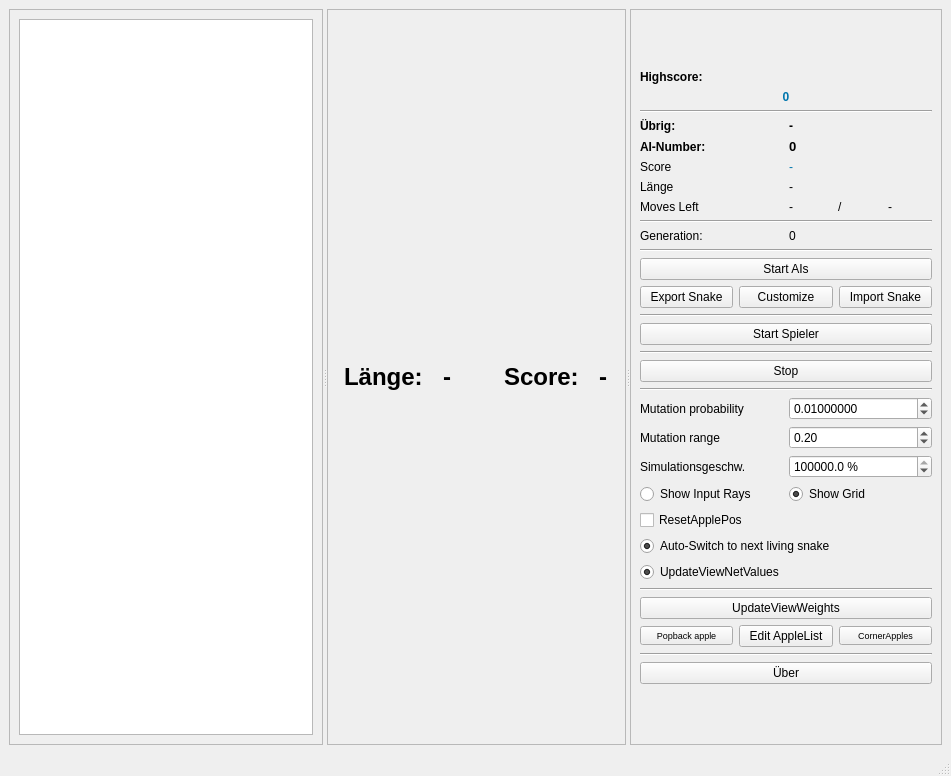
<?xml version="1.0" encoding="UTF-8"?>
<ui version="4.0">
 <class>MainWindow</class>
 <widget class="QMainWindow" name="MainWindow">
  <property name="geometry">
   <rect>
    <x>0</x>
    <y>0</y>
    <width>951</width>
    <height>776</height>
   </rect>
  </property>
  <property name="windowTitle">
   <string>SnakeIO</string>
  </property>
  <property name="windowIcon">
   <iconset resource="resources.qrc">
    <normaloff>:/1200x600wa.png</normaloff>:/1200x600wa.png</iconset>
  </property>
  <widget class="QWidget" name="centralwidget">
   <layout class="QGridLayout" name="gridLayout_2">
    <item row="0" column="0">
     <widget class="QSplitter" name="splitter">
      <property name="orientation">
       <enum>Qt::Horizontal</enum>
      </property>
      <widget class="QScrollArea" name="scrollArea">
       <property name="sizePolicy">
        <sizepolicy hsizetype="Preferred" vsizetype="Expanding">
         <horstretch>0</horstretch>
         <verstretch>0</verstretch>
        </sizepolicy>
       </property>
       <property name="widgetResizable">
        <bool>true</bool>
       </property>
       <widget class="QWidget" name="scrollAreaWidgetContents">
        <property name="geometry">
         <rect>
          <x>0</x>
          <y>0</y>
          <width>306</width>
          <height>734</height>
         </rect>
        </property>
        <layout class="QHBoxLayout" name="horizontalLayout_2">
         <item>
          <widget class="QGraphicsView" name="graphicsView_ViewNet">
           <property name="sizePolicy">
            <sizepolicy hsizetype="Preferred" vsizetype="Preferred">
             <horstretch>0</horstretch>
             <verstretch>0</verstretch>
            </sizepolicy>
           </property>
           <property name="minimumSize">
            <size>
             <width>0</width>
             <height>0</height>
            </size>
           </property>
          </widget>
         </item>
        </layout>
       </widget>
      </widget>
      <widget class="QScrollArea" name="scrollArea_2">
       <property name="sizePolicy">
        <sizepolicy hsizetype="Preferred" vsizetype="Expanding">
         <horstretch>0</horstretch>
         <verstretch>0</verstretch>
        </sizepolicy>
       </property>
       <property name="widgetResizable">
        <bool>true</bool>
       </property>
       <widget class="QWidget" name="scrollAreaWidgetContents_2">
        <property name="geometry">
         <rect>
          <x>0</x>
          <y>0</y>
          <width>307</width>
          <height>734</height>
         </rect>
        </property>
        <property name="sizePolicy">
         <sizepolicy hsizetype="Expanding" vsizetype="Expanding">
          <horstretch>0</horstretch>
          <verstretch>0</verstretch>
         </sizepolicy>
        </property>
        <layout class="QVBoxLayout" name="verticalLayout">
         <property name="sizeConstraint">
          <enum>QLayout::SetDefaultConstraint</enum>
         </property>
         <item>
          <layout class="QHBoxLayout" name="horizontalLayout_3">
           <property name="sizeConstraint">
            <enum>QLayout::SetDefaultConstraint</enum>
           </property>
           <item>
            <spacer name="horizontalSpacer_2">
             <property name="orientation">
              <enum>Qt::Horizontal</enum>
             </property>
             <property name="sizeType">
              <enum>QSizePolicy::Preferred</enum>
             </property>
             <property name="sizeHint" stdset="0">
              <size>
               <width>0</width>
               <height>20</height>
              </size>
             </property>
            </spacer>
           </item>
           <item>
            <widget class="QLabel" name="label_12">
             <property name="sizePolicy">
              <sizepolicy hsizetype="Fixed" vsizetype="Fixed">
               <horstretch>0</horstretch>
               <verstretch>0</verstretch>
              </sizepolicy>
             </property>
             <property name="font">
              <font>
               <pointsize>18</pointsize>
               <bold>true</bold>
              </font>
             </property>
             <property name="text">
              <string>Länge: </string>
             </property>
            </widget>
           </item>
           <item>
            <widget class="QLabel" name="label_length">
             <property name="sizePolicy">
              <sizepolicy hsizetype="Maximum" vsizetype="Fixed">
               <horstretch>0</horstretch>
               <verstretch>0</verstretch>
              </sizepolicy>
             </property>
             <property name="font">
              <font>
               <pointsize>18</pointsize>
               <bold>true</bold>
              </font>
             </property>
             <property name="text">
              <string>-</string>
             </property>
            </widget>
           </item>
           <item>
            <spacer name="horizontalSpacer">
             <property name="orientation">
              <enum>Qt::Horizontal</enum>
             </property>
             <property name="sizeType">
              <enum>QSizePolicy::Fixed</enum>
             </property>
             <property name="sizeHint" stdset="0">
              <size>
               <width>40</width>
               <height>20</height>
              </size>
             </property>
            </spacer>
           </item>
           <item>
            <widget class="QLabel" name="label_11">
             <property name="sizePolicy">
              <sizepolicy hsizetype="Fixed" vsizetype="Fixed">
               <horstretch>0</horstretch>
               <verstretch>0</verstretch>
              </sizepolicy>
             </property>
             <property name="font">
              <font>
               <pointsize>18</pointsize>
               <bold>true</bold>
              </font>
             </property>
             <property name="text">
              <string>Score: </string>
             </property>
            </widget>
           </item>
           <item>
            <widget class="QLabel" name="label_score">
             <property name="sizePolicy">
              <sizepolicy hsizetype="Maximum" vsizetype="Fixed">
               <horstretch>0</horstretch>
               <verstretch>0</verstretch>
              </sizepolicy>
             </property>
             <property name="font">
              <font>
               <pointsize>18</pointsize>
               <bold>true</bold>
              </font>
             </property>
             <property name="text">
              <string>-</string>
             </property>
            </widget>
           </item>
           <item>
            <spacer name="horizontalSpacer_3">
             <property name="orientation">
              <enum>Qt::Horizontal</enum>
             </property>
             <property name="sizeType">
              <enum>QSizePolicy::Preferred</enum>
             </property>
             <property name="sizeHint" stdset="0">
              <size>
               <width>0</width>
               <height>20</height>
              </size>
             </property>
            </spacer>
           </item>
          </layout>
         </item>
        </layout>
       </widget>
      </widget>
      <widget class="QScrollArea" name="scrollArea_3">
       <property name="sizePolicy">
        <sizepolicy hsizetype="Preferred" vsizetype="Expanding">
         <horstretch>0</horstretch>
         <verstretch>0</verstretch>
        </sizepolicy>
       </property>
       <property name="minimumSize">
        <size>
         <width>280</width>
         <height>0</height>
        </size>
       </property>
       <property name="horizontalScrollBarPolicy">
        <enum>Qt::ScrollBarAlwaysOff</enum>
       </property>
       <property name="widgetResizable">
        <bool>true</bool>
       </property>
       <widget class="QWidget" name="scrollAreaWidgetContents_3">
        <property name="geometry">
         <rect>
          <x>0</x>
          <y>0</y>
          <width>306</width>
          <height>734</height>
         </rect>
        </property>
        <property name="minimumSize">
         <size>
          <width>0</width>
          <height>0</height>
         </size>
        </property>
        <layout class="QGridLayout" name="gridLayout">
         <item row="0" column="0">
          <layout class="QGridLayout" name="gridLayout_3">
           <item row="11" column="0" colspan="2">
            <widget class="Line" name="line_5">
             <property name="orientation">
              <enum>Qt::Horizontal</enum>
             </property>
            </widget>
           </item>
           <item row="8" column="0">
            <widget class="QLabel" name="label_5">
             <property name="text">
              <string>Moves Left</string>
             </property>
            </widget>
           </item>
           <item row="7" column="1">
            <widget class="QLabel" name="laength">
             <property name="text">
              <string>-</string>
             </property>
            </widget>
           </item>
           <item row="32" column="0" colspan="2">
            <spacer name="verticalSpacer_4">
             <property name="orientation">
              <enum>Qt::Vertical</enum>
             </property>
             <property name="sizeType">
              <enum>QSizePolicy::Expanding</enum>
             </property>
             <property name="sizeHint" stdset="0">
              <size>
               <width>20</width>
               <height>10</height>
              </size>
             </property>
            </spacer>
           </item>
           <item row="4" column="0">
            <widget class="QLabel" name="label_2">
             <property name="font">
              <font>
               <bold>true</bold>
              </font>
             </property>
             <property name="text">
              <string>Übrig:</string>
             </property>
            </widget>
           </item>
           <item row="15" column="0" colspan="2">
            <widget class="QPushButton" name="pushButton_2">
             <property name="text">
              <string>Start Spieler</string>
             </property>
            </widget>
           </item>
           <item row="19" column="1">
            <widget class="QDoubleSpinBox" name="doubleSpinBox_learn_rate">
             <property name="decimals">
              <number>8</number>
             </property>
             <property name="maximum">
              <double>1.000000000000000</double>
             </property>
             <property name="singleStep">
              <double>0.010000000000000</double>
             </property>
             <property name="value">
              <double>0.010000000000000</double>
             </property>
            </widget>
           </item>
           <item row="5" column="1">
            <widget class="QLabel" name="label_ai_num">
             <property name="font">
              <font>
               <pointsize>10</pointsize>
               <bold>true</bold>
              </font>
             </property>
             <property name="text">
              <string>0</string>
             </property>
            </widget>
           </item>
           <item row="8" column="1">
            <layout class="QHBoxLayout" name="horizontalLayout_5">
             <item>
              <widget class="QLabel" name="moves_left">
               <property name="text">
                <string>-</string>
               </property>
               <property name="alignment">
                <set>Qt::AlignLeading|Qt::AlignLeft|Qt::AlignVCenter</set>
               </property>
              </widget>
             </item>
             <item>
              <widget class="QLabel" name="label_14">
               <property name="sizePolicy">
                <sizepolicy hsizetype="Fixed" vsizetype="Preferred">
                 <horstretch>0</horstretch>
                 <verstretch>0</verstretch>
                </sizepolicy>
               </property>
               <property name="text">
                <string>/</string>
               </property>
              </widget>
             </item>
             <item>
              <widget class="QLabel" name="label_max_moves">
               <property name="text">
                <string>-</string>
               </property>
               <property name="alignment">
                <set>Qt::AlignRight|Qt::AlignTrailing|Qt::AlignVCenter</set>
               </property>
              </widget>
             </item>
             <item>
              <spacer name="horizontalSpacer_4">
               <property name="orientation">
                <enum>Qt::Horizontal</enum>
               </property>
               <property name="sizeType">
                <enum>QSizePolicy::Preferred</enum>
               </property>
               <property name="sizeHint" stdset="0">
                <size>
                 <width>40</width>
                 <height>0</height>
                </size>
               </property>
              </spacer>
             </item>
            </layout>
           </item>
           <item row="20" column="0">
            <widget class="QLabel" name="label_10">
             <property name="text">
              <string>Mutation range</string>
             </property>
            </widget>
           </item>
           <item row="21" column="0">
            <widget class="QLabel" name="label_8">
             <property name="text">
              <string>Simulationsgeschw.</string>
             </property>
            </widget>
           </item>
           <item row="27" column="0" colspan="2">
            <widget class="QPushButton" name="pushButton_updateWeights">
             <property name="text">
              <string>UpdateViewWeights</string>
             </property>
            </widget>
           </item>
           <item row="28" column="0" colspan="2">
            <layout class="QHBoxLayout" name="horizontalLayout_4">
             <item>
              <widget class="QPushButton" name="pushButton_3">
               <property name="font">
                <font>
                 <pointsize>7</pointsize>
                </font>
               </property>
               <property name="text">
                <string>Popback apple</string>
               </property>
              </widget>
             </item>
             <item>
              <widget class="QPushButton" name="pushButton_8">
               <property name="text">
                <string>Edit AppleList</string>
               </property>
              </widget>
             </item>
             <item>
              <widget class="QPushButton" name="pushButton_4">
               <property name="font">
                <font>
                 <pointsize>7</pointsize>
                </font>
               </property>
               <property name="text">
                <string>CornerApples</string>
               </property>
              </widget>
             </item>
            </layout>
           </item>
           <item row="21" column="1">
            <widget class="QDoubleSpinBox" name="doubleSpinBox_speed">
             <property name="suffix">
              <string> %</string>
             </property>
             <property name="decimals">
              <number>1</number>
             </property>
             <property name="minimum">
              <double>0.100000000000000</double>
             </property>
             <property name="maximum">
              <double>99999999.000000000000000</double>
             </property>
             <property name="value">
              <double>99999999.000000000000000</double>
             </property>
            </widget>
           </item>
           <item row="2" column="0" colspan="2">
            <widget class="QLabel" name="highscore">
             <property name="font">
              <font>
               <bold>true</bold>
              </font>
             </property>
             <property name="styleSheet">
              <string notr="true">color: rgb(0, 118, 173);</string>
             </property>
             <property name="text">
              <string>0</string>
             </property>
             <property name="alignment">
              <set>Qt::AlignCenter</set>
             </property>
            </widget>
           </item>
           <item row="26" column="0" colspan="2">
            <widget class="Line" name="line">
             <property name="orientation">
              <enum>Qt::Horizontal</enum>
             </property>
            </widget>
           </item>
           <item row="19" column="0">
            <widget class="QLabel" name="label_7">
             <property name="text">
              <string>Mutation probability</string>
             </property>
            </widget>
           </item>
           <item row="3" column="0" colspan="2">
            <widget class="Line" name="line_4">
             <property name="orientation">
              <enum>Qt::Horizontal</enum>
             </property>
            </widget>
           </item>
           <item row="5" column="0">
            <widget class="QLabel" name="label_4">
             <property name="font">
              <font>
               <bold>true</bold>
              </font>
             </property>
             <property name="text">
              <string>AI-Number:</string>
             </property>
            </widget>
           </item>
           <item row="29" column="0" colspan="2">
            <widget class="Line" name="line_8">
             <property name="orientation">
              <enum>Qt::Horizontal</enum>
             </property>
            </widget>
           </item>
           <item row="0" column="0" colspan="2">
            <spacer name="verticalSpacer_3">
             <property name="orientation">
              <enum>Qt::Vertical</enum>
             </property>
             <property name="sizeType">
              <enum>QSizePolicy::Expanding</enum>
             </property>
             <property name="sizeHint" stdset="0">
              <size>
               <width>20</width>
               <height>30</height>
              </size>
             </property>
            </spacer>
           </item>
           <item row="6" column="1">
            <widget class="QLabel" name="score">
             <property name="styleSheet">
              <string notr="true">color: rgb(0, 118, 173);</string>
             </property>
             <property name="text">
              <string>-</string>
             </property>
            </widget>
           </item>
           <item row="1" column="0" colspan="2">
            <widget class="QLabel" name="label_6">
             <property name="font">
              <font>
               <bold>true</bold>
              </font>
             </property>
             <property name="text">
              <string>Highscore:</string>
             </property>
            </widget>
           </item>
           <item row="7" column="0">
            <widget class="QLabel" name="label_3">
             <property name="text">
              <string>Länge</string>
             </property>
            </widget>
           </item>
           <item row="25" column="0" colspan="2">
            <widget class="QRadioButton" name="radioBUpdateViewNet">
             <property name="text">
              <string>UpdateViewNetValues</string>
             </property>
             <property name="checked">
              <bool>true</bool>
             </property>
             <property name="autoExclusive">
              <bool>false</bool>
             </property>
            </widget>
           </item>
           <item row="4" column="1">
            <widget class="QLabel" name="label_count">
             <property name="font">
              <font>
               <bold>true</bold>
              </font>
             </property>
             <property name="text">
              <string>-</string>
             </property>
            </widget>
           </item>
           <item row="22" column="0">
            <widget class="QRadioButton" name="radioButtonrays">
             <property name="text">
              <string>Show Input Rays</string>
             </property>
             <property name="autoExclusive">
              <bool>false</bool>
             </property>
            </widget>
           </item>
           <item row="16" column="0" colspan="2">
            <widget class="Line" name="line_7">
             <property name="orientation">
              <enum>Qt::Horizontal</enum>
             </property>
            </widget>
           </item>
           <item row="30" column="0" colspan="2">
            <layout class="QHBoxLayout" name="horizontalLayout_theme">
             <item>
              <widget class="QPushButton" name="pushButton_ueber">
               <property name="text">
                <string>Über</string>
               </property>
              </widget>
             </item>
            </layout>
           </item>
           <item row="23" column="0" colspan="2">
            <widget class="QCheckBox" name="checkBoxresetapples">
             <property name="text">
              <string>ResetApplePos</string>
             </property>
            </widget>
           </item>
           <item row="24" column="0" colspan="2">
            <widget class="QRadioButton" name="radioButtonreconnect">
             <property name="text">
              <string>Auto-Switch to next living snake</string>
             </property>
             <property name="checked">
              <bool>true</bool>
             </property>
             <property name="autoExclusive">
              <bool>false</bool>
             </property>
            </widget>
           </item>
           <item row="12" column="0" colspan="2">
            <widget class="QPushButton" name="pushButtonStart">
             <property name="text">
              <string>Start AIs</string>
             </property>
            </widget>
           </item>
           <item row="20" column="1">
            <widget class="QDoubleSpinBox" name="doubleSpinBoxMutRange">
             <property name="singleStep">
              <double>0.100000000000000</double>
             </property>
             <property name="value">
              <double>0.200000000000000</double>
             </property>
            </widget>
           </item>
           <item row="17" column="0" colspan="2">
            <widget class="QPushButton" name="pushButton">
             <property name="text">
              <string>Stop</string>
             </property>
            </widget>
           </item>
           <item row="13" column="0" colspan="2">
            <layout class="QHBoxLayout" name="horizontalLayout">
             <item>
              <widget class="QPushButton" name="pushButton_export">
               <property name="text">
                <string>Export Snake</string>
               </property>
              </widget>
             </item>
             <item>
              <widget class="QPushButton" name="pushButton_7">
               <property name="text">
                <string>Customize</string>
               </property>
              </widget>
             </item>
             <item>
              <widget class="QPushButton" name="pushButton_import">
               <property name="text">
                <string>Import Snake</string>
               </property>
              </widget>
             </item>
            </layout>
           </item>
           <item row="6" column="0">
            <widget class="QLabel" name="label">
             <property name="text">
              <string>Score</string>
             </property>
            </widget>
           </item>
           <item row="9" column="0" colspan="2">
            <widget class="Line" name="line_2">
             <property name="orientation">
              <enum>Qt::Horizontal</enum>
             </property>
            </widget>
           </item>
           <item row="10" column="0">
            <widget class="QLabel" name="label_9">
             <property name="text">
              <string>Generation:</string>
             </property>
            </widget>
           </item>
           <item row="22" column="1">
            <widget class="QRadioButton" name="radioButtonShowGrid">
             <property name="text">
              <string>Show Grid</string>
             </property>
             <property name="checked">
              <bool>true</bool>
             </property>
             <property name="autoExclusive">
              <bool>false</bool>
             </property>
            </widget>
           </item>
           <item row="14" column="0" colspan="2">
            <widget class="Line" name="line_6">
             <property name="orientation">
              <enum>Qt::Horizontal</enum>
             </property>
            </widget>
           </item>
           <item row="18" column="0" colspan="2">
            <widget class="Line" name="line_3">
             <property name="orientation">
              <enum>Qt::Horizontal</enum>
             </property>
            </widget>
           </item>
           <item row="10" column="1">
            <widget class="QLabel" name="label_10_gen">
             <property name="text">
              <string>0</string>
             </property>
            </widget>
           </item>
          </layout>
         </item>
        </layout>
       </widget>
      </widget>
     </widget>
    </item>
   </layout>
  </widget>
  <widget class="QStatusBar" name="statusbar"/>
  <action name="action_ber">
   <property name="text">
    <string>Über</string>
   </property>
  </action>
 </widget>
 <resources>
  <include location="resources.qrc"/>
 </resources>
 <connections/>
</ui>
